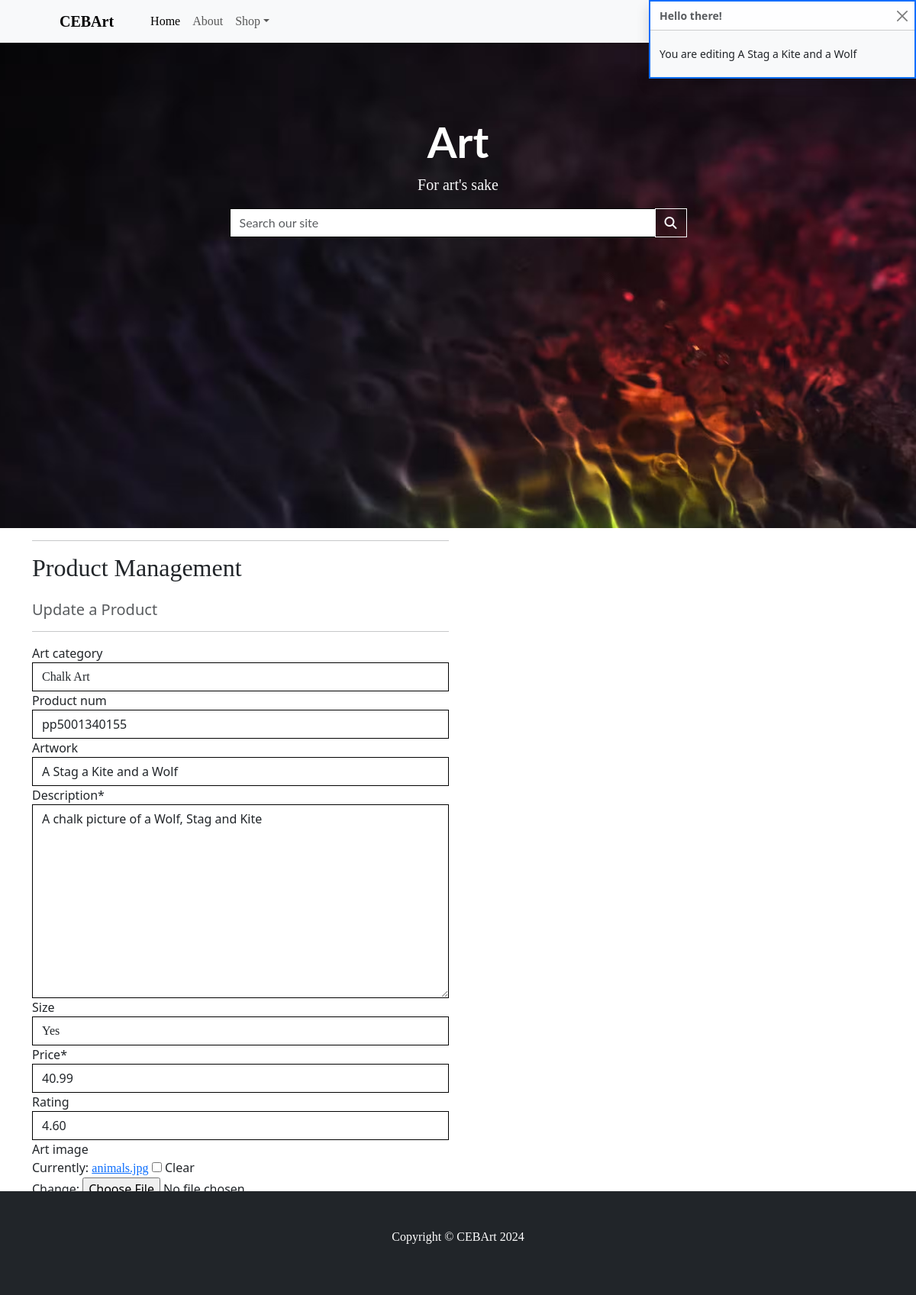
Before: /products/update/1/ (signed in) with the older database file.
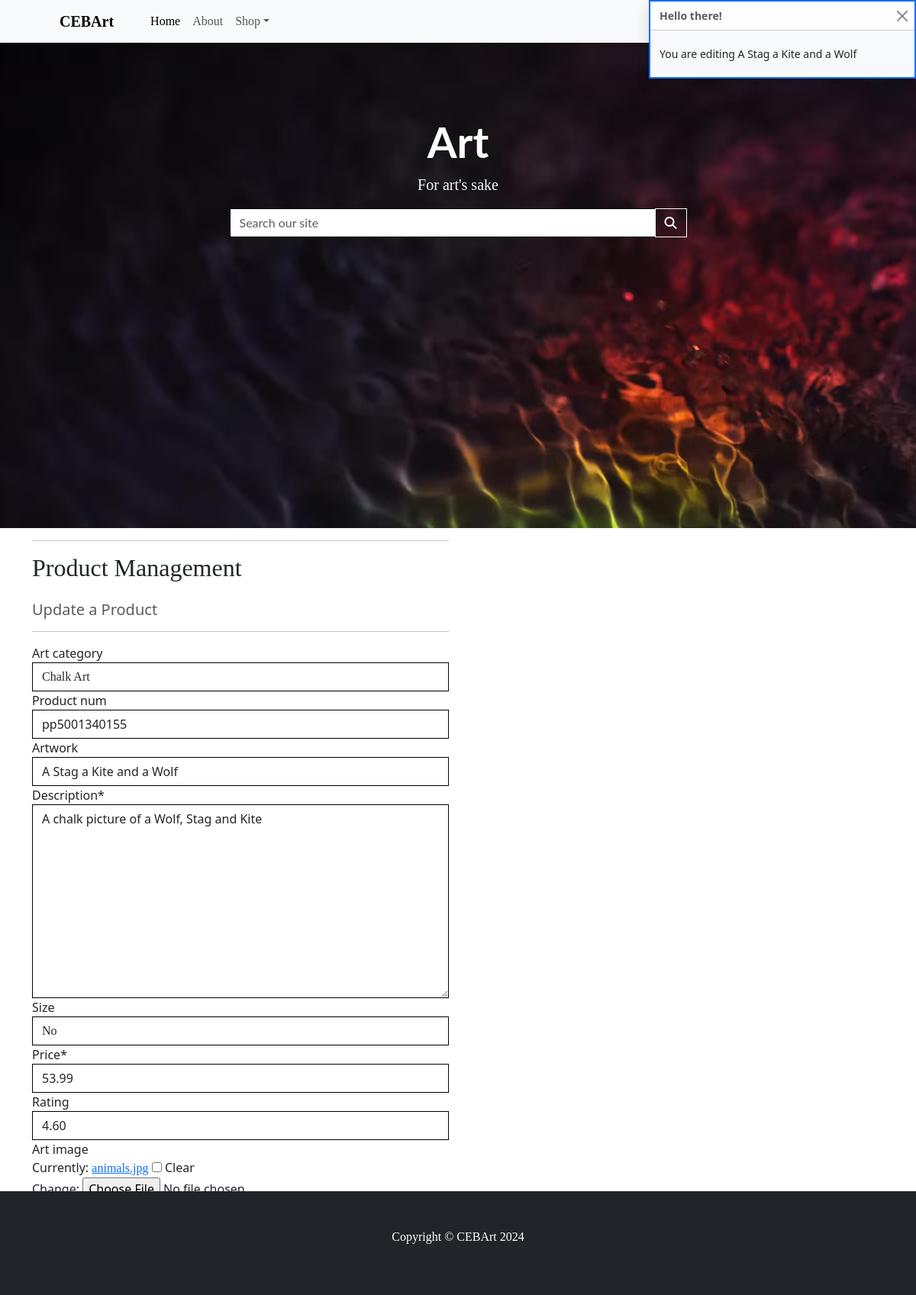
After: the same page with the newer database file.
### products/models.py (models this page shows, shortened)
class Product(models.Model):
    art_category = models.ForeignKey('Category', null=True, blank=True, on_delete=models.SET_NULL)
    product_num = models.CharField(max_length=80, null=True, blank=True)
    artwork = models.CharField(max_length=100, null=True, blank=True)
    description = models.TextField()
    size = models.BooleanField(default=False, null=True, blank=True)
    price = models.DecimalField(max_digits=6, decimal_places=2)
    rating = models.DecimalField(max_digits=6, decimal_places=2, null=True, blank=True)
    art_image = models.ImageField(null=True, blank=True)

### products/views.py (the view)
# urls.py: path('update/<int:product_id>/', views.update_product, name='update_product'),
@login_required
def update_product(request, product_id):
    if not request.user.is_superuser:
        messages.error(request, 'Sorry, only store owners can do that.')
        return redirect(reverse('home'))
    product = get_object_or_404(Product, pk=product_id)
    if request.method == 'POST':
        form = ProductForm(request.POST, request.FILES, instance=product)
        if form.is_valid():
            form.save()
            messages.success(request, 'Successfully updated product!')
            return redirect(reverse('artwork_details', args=[product.id]))
        else:
            messages.error(request, 'Failed to update product. Please ensure the form is valid.')
    else:
        form = ProductForm(instance=product)
        messages.info(request, f'You are editing {product.artwork}')
    template = 'products/update_product.html'
    context = {
        'form': form,
        'product': product,
    }
    return render(request, template, context)

### products/forms.py
class ProductForm(forms.ModelForm):
    class Meta:
        model = Product
        fields = '__all__'
    Image = forms.ImageField(label='Image', required=False, widget=CustomClearableFileInput)
    def __init__(self, *args, **kwargs):
        super().__init__(*args, **kwargs)
        categories = Category.objects.all()
        friendly_names = [(category.id, category.get_friendly_name())
                          for category in categories]
        self.fields['art_category'].choices = friendly_names
        for field_name, field in self.fields.items():
            field.widget.attrs['class'] = 'border-black rounded-0'

### products/models.py (called while the page is built)
    def get_friendly_name(self):
        return self.friendly_name

### shop_cart/contexts.py (called while the page is built, shortened)
def cart_contents(request):
    cart_items = []
    total = 0
    product_count = 0
    delivery = 0
    grand_total = 0
    cart = request.session.get('cart', {})
    if total:
        delivery = total * Decimal(settings.STANDARD_DELIVERY_PERCENTAGE / 100)
        grand_total = delivery + total
    context = {
        'cart_items': cart_items,
        'total': total,
        'product_count': product_count,
        'delivery': delivery,
        'grand_total': grand_total,
    }
    return context

### products/templates/products/update_product.html (shortened to what this page needs)
{% extends "base.html" %}
{% load static %}
{% block content %}
    <div class="container">
        <div class="row">
            <div class="col-12 col-md-6">
                <hr>
                <h2 class="logo-font mb-4">Product Management</h2>
                <h5 class="text-muted">Update a Product</h5>
                <hr>
            </div>
        </div>
        <div class="row">
            <div class="col-12 col-md-6">
                <form method="POST" action="{% url 'update_product' product.id %}" class="form mb-2" enctype="multipart/form-data">
                    {% for field in form %}
                        {% if field.name != 'image' %}
                            {{ field | as_crispy_field }}
                        {% else %}
                            {{ field }}
                        {% endif %}
                    {% endfor %}
                    <div class="text-end">
                        <a class="btn btn-outline-dark rounded-0" href="{% url 'products' %}">Cancel</a>
                        <button class="btn btn-dark rounded-0" type="submit">Update Product</button>
                    </div>
                </form>
            </div>
        </div>
    </div>
{% endblock %}

Changed rows visible on the page:
changed Product "Chalk Art": size "Yes" → "No"; price "40.99" → "53.99"
